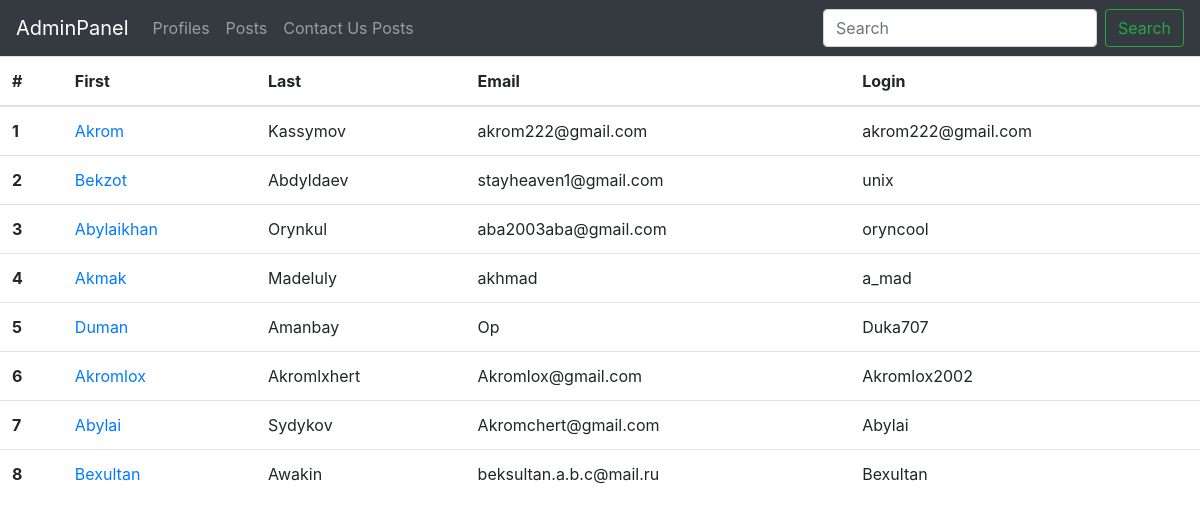
Page /admin/profiles (signed in) on the earlier database version.
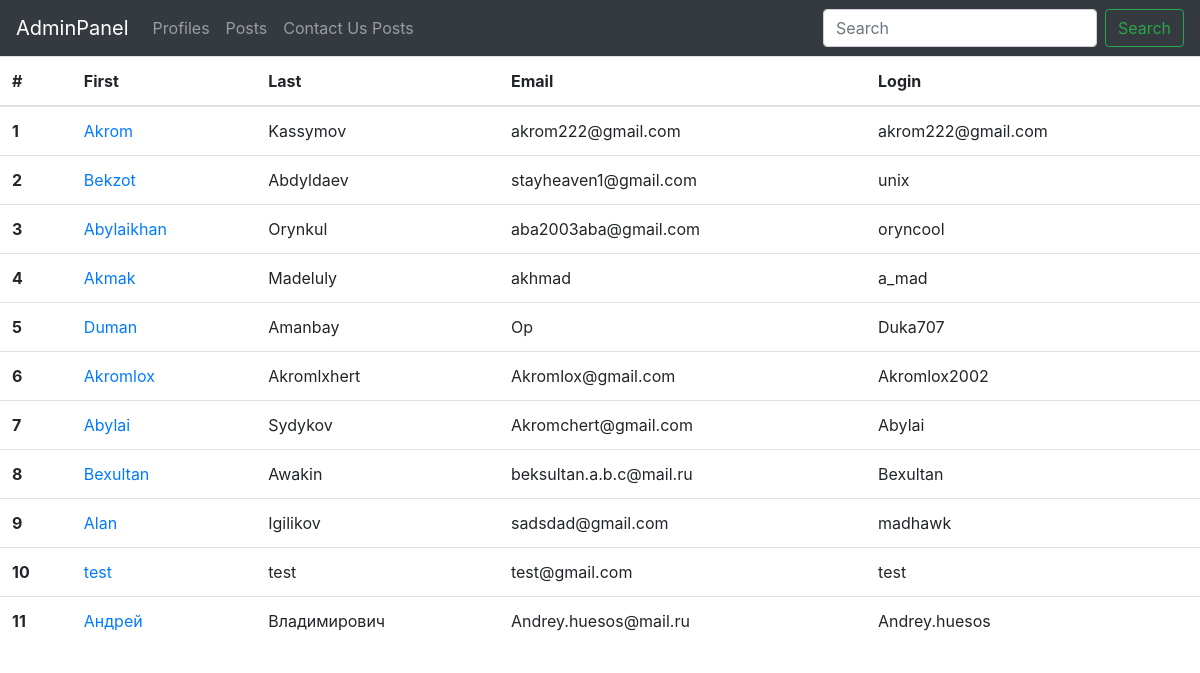
Same page on the later database version.
### models.py (models this page shows, shortened)
class User(UserMixin,db.Model):
    id = db.Column(db.Integer, primary_key=True)
    name = db.Column(db.String(80), nullable=False)
    surname = db.Column(db.String(120))
    email = db.Column(db.String(120), unique=True, nullable=False)
    password = db.Column(db.String(120), nullable=False)
    login = db.Column(db.String(20), unique=True, nullable=False)
    teacherId = db.Column(db.Integer, nullable=True)
    teacher = db.Column(db.Boolean, nullable=False)
    admin = db.Column(db.Boolean, nullable=True)
    q1 = db.Column(db.Boolean, nullable=False)
    q2 = db.Column(db.Boolean, nullable=False)
    q3 = db.Column(db.Boolean, nullable=False)
    q4 = db.Column(db.Boolean, nullable=False)
    q5 = db.Column(db.Boolean, nullable=False)
    q6 = db.Column(db.Boolean, nullable=False)
    q7 = db.Column(db.Boolean, nullable=False)
    q8 = db.Column(db.Boolean, nullable=False)
    q9 = db.Column(db.Boolean, nullable=False)
    q10 = db.Column(db.Boolean, nullable=False)

### admin.py (the view)
@admin.route('/profiles')
@login_required
def profiles():
    if current_user.admin == True:
        users=User.query.all()
        return render_template('adminIndex.html',users=users)
    else:
        return '''You don't have permisions'''

### app.py (called while the page is built)
@login_manager.user_loader
def load_user(user_id):
	return User.query.get(int(user_id))

### adminTemplates/adminIndex.html (shortened to what this page needs)
{%extends 'base.html'%}
{%block body%}
<table class="table">
    <thead>
      <tr>
        <th scope="col">#</th>
        <th scope="col">First</th>
        <th scope="col">Last</th>
        <th scope="col">Email</th>
        <th scope="col">Login</th>
      </tr>
    </thead>
    <tbody>
        {%for user in users%}
      <tr>
        <th scope="row">{{user.id}}</th>
        <td><a href="{{url_for('profile', id=user.id)}}">{{user.name}}</a></td>
        <td>{{user.surname}}</td>
        <td>{{user.email}}</td>
        <td>{{user.login}}</td>
      </tr>
        {%endfor%}
    </tbody>
  </table>
{%endblock%}

Differences in the rows shown:
added User: id "9", name "Alan", surname "Igilikov", email "sadsdad@gmail.com", login "madhawk"
added User: id "10", name "test", surname "test", email "test@gmail.com", login "test"
added User: id "11", name "Андрей", surname "Владимирович", email "Andrey.huesos@mail.ru", login "Andrey.huesos"
